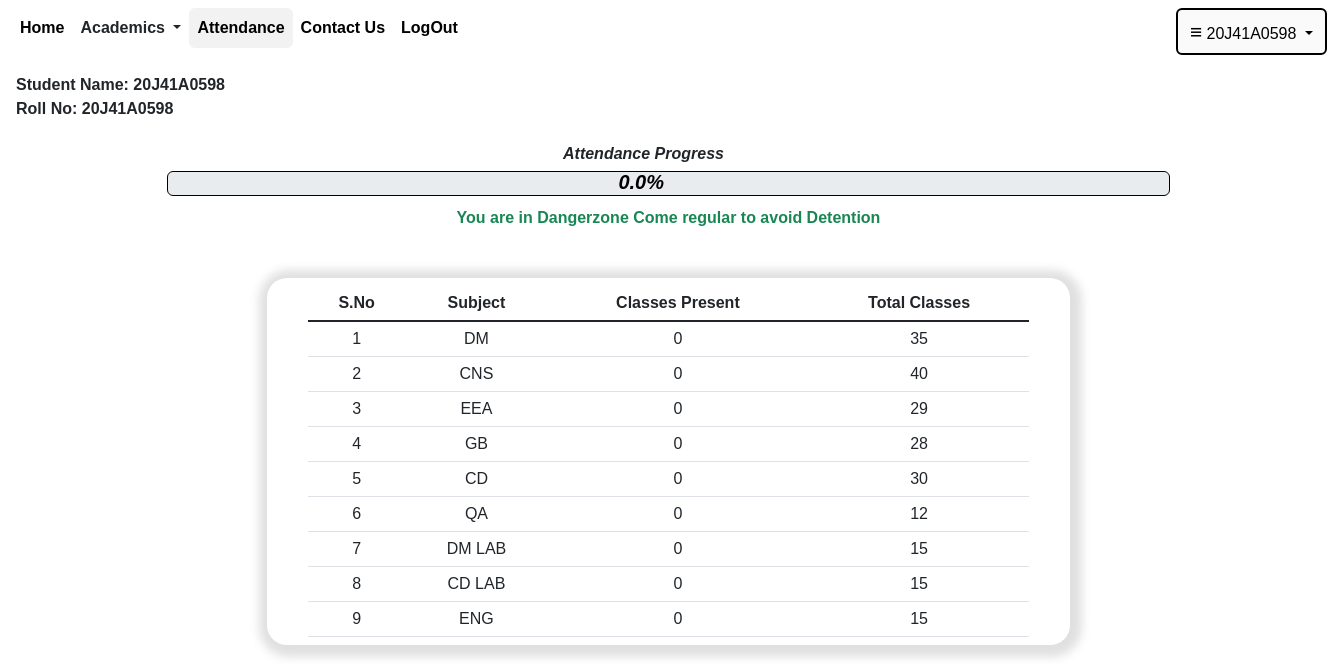
The page /attendance (signed in) on the database as committed earlier.
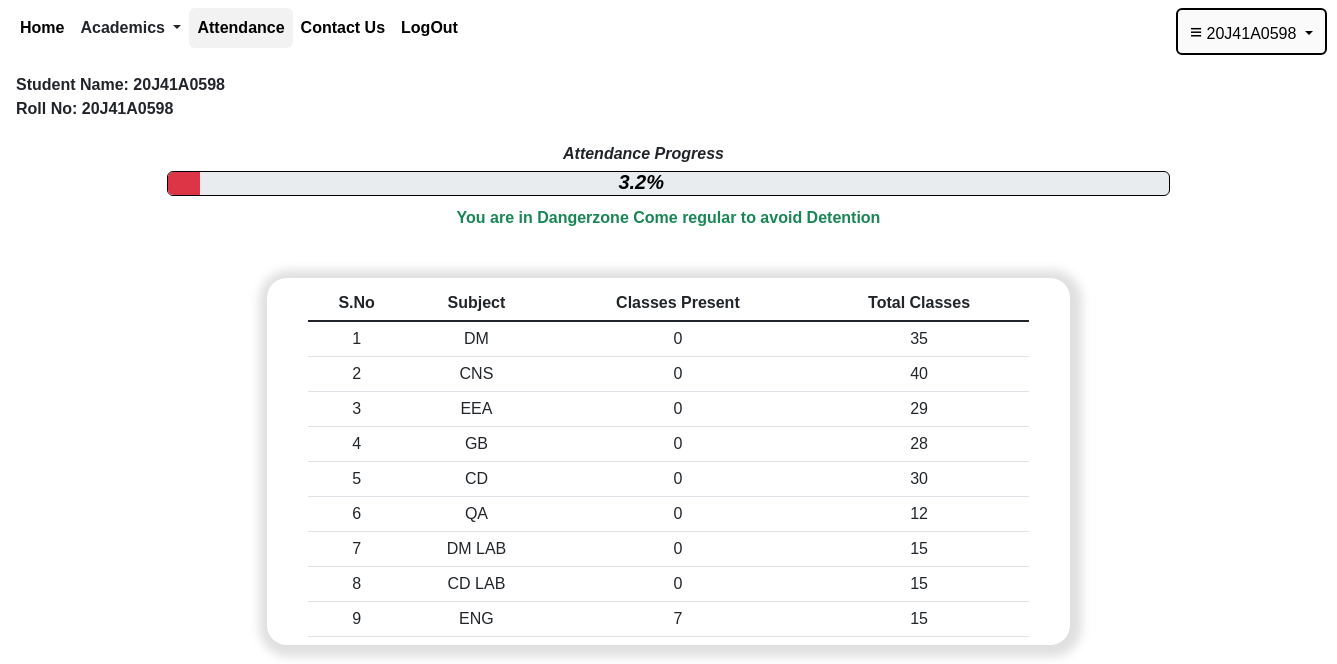
The same page on the database as committed later.
### user/models.py (models this page shows, shortened)
class Attendance(models.Model):
    username=models.ForeignKey(LoginDetails,on_delete=models.CASCADE)
    DM=models.IntegerField(default=0)
    CNS=models.IntegerField(default=0)
    EEA=models.IntegerField(default=0)
    GB=models.IntegerField(default=0)
    CD=models.IntegerField(default=0)
    QA=models.IntegerField(default=0)
    DM_LAB=models.IntegerField(default=0)
    CD_LAB=models.IntegerField(default=0)
    ENG_LAB=models.IntegerField(default=0)

class TotalAttendance(models.Model):
    Dept=models.CharField(max_length=20,default="",primary_key=True)
    DM_TOTAL=models.IntegerField(default=0)
    CNS_TOTAL=models.IntegerField(default=0)
    EEA_TOTAL=models.IntegerField(default=0)
    GB_TOTAL=models.IntegerField(default=0)
    CD_TOTAL=models.IntegerField(default=0)
    QA_TOTAL=models.IntegerField(default=0)
    DM_LAB_TOTAL=models.IntegerField(default=0)
    CD_LAB_TOTAL=models.IntegerField(default=0)
    ENG_LAB_TOTAL=models.IntegerField(default=0)

### user/views.py (the view)
# urls.py: path('attendance',views.attendance),
def attendance(request):
    uname=request.session.get('uname')
    name=request.session.get('name')
    a=TotalAttendance.objects.get(Dept="CSE")
    b=Attendance.objects.get(username=uname)
    sum1=0.0
    sum2=0.0
    for i in [b.DM,b.CNS,b.EEA,b.GB,b.CD,b.QA,b.DM_LAB,b.CD_LAB,b.ENG_LAB]:
        sum1=sum1+i
    for i in [a.DM_TOTAL,a.CNS_TOTAL,a.EEA_TOTAL,a.GB_TOTAL,a.CD_TOTAL,a.QA_TOTAL,a.DM_LAB_TOTAL,a.CD_LAB_TOTAL,a.ENG_LAB_TOTAL]:
        sum2=sum2+i
    percentage=round((sum1*100)/sum2,2)
    msg=""
    if(percentage>=65 and percentage<75):
        msg="You're Close to 75% Attendance,Come Regular to Improve"
    elif(percentage>=75):
        msg="Hurray!!You are Elgible for Attending Exams"
    elif(percentage<65):
        msg="You are in Dangerzone Come regular to avoid Detention"
    ans=round(percentage,2)
    return render(request,'attendance.html',{'uname':uname,'name':name,'a':a,'b':b,'msg':msg,'percentage':ans,'v1':ans})

### user/templates/attendance.html (shortened to what this page needs)
{% extends 'base.html' %}
{% block content %}
<p style="margin-top:10px; display:inline-block" class=" mx-3">
<strong>
    Student Name: {{name}} <br>
    Roll No: {{uname}}
</strong>
  </p>
<br>
<center>
    <p class="" style="display:inline-block;margin-bottom:5px;font-style:italic;">
        <b>Attendance Progress</b>
      </p>
        <p style="display:inline-block;position:relative;top:30px;right:110px;font-size:20px;color:black;margin:0px;padding:0px;"><i><b>{{percentage}}%</b></i></p>
<div class="progress-stacked" style="width:75%;height:25px;margin-bottom:10px;border: 1px solid black">
    <div class="progress" role="progressbar" aria-label="Segment one" aria-valuenow="33" aria-valuemin="0" aria-valuemax="100" style="width: {{v1}}%;height:25px;">
      {% if v1 < 40 %}
      <div class="progress-bar bg-danger"></div>
      {% elif v1 < 70 %}
      <div class="progress-bar bg-warning"></div>
      {% elif v1 >= 70%}
      <div class="progress-bar bg-success"></div>
      {% endif %}
    </div>
  </div>
  <strong class="text-success">{{msg}}</strong>
  <br>
  <div class="mx-2 my-5 midd cont" style="border-radius:20px;">
<table class="table mx-3 my-2 table-hover tab">
    <thead>
      <tr>
        <th scope="col">S.No</th>
        <th>Subject</th>
        <th>Classes Present</th>
        <th>Total Classes</th>
      </tr>
    </thead>
    <tbody class="table-group-divider">
      <tr>
        <td>1</td>
        <td>DM</td>
        <td>{{b.DM}}</td>
        <td>{{a.DM_TOTAL}}</td>
      </tr>
      <tr>
        <td>2</td>
        <td>CNS</td>
        <td>{{b.CNS}}</td>
        <td>{{a.CNS_TOTAL}}</td>
      </tr>
      <tr>
        <td>3</td>
        <td>EEA</td>
        <td>{{b.EEA}}</td>
        <td>{{a.EEA_TOTAL}}</td>
      </tr>
      <tr>
        <td>4</td>
        <td>GB</td>
        <td>{{b.GB}}</td>
        <td>{{a.GB_TOTAL}}</td>
      </tr>
      <tr>
        <td>5</td>
        <td>CD</td>
        <td>{{b.CD}}</td>
        <td>{{a.CD_TOTAL}}</td>
      </tr>
      <tr>
        <td>6</td>
        <td>QA</td>
        <td>{{b.QA}}</td>
        <td>{{a.QA_TOTAL}}</td>
      </tr>
      <tr>
        <td>7</td>
        <td>DM LAB</td>
        <td>{{b.DM_LAB}}</td>
        <td>{{a.DM_LAB_TOTAL}}</td>
      </tr>
      <tr>
        <td>8</td>
        <td>CD LAB</td>
        <td>{{b.CD_LAB}}</td>
        <td>{{a.CD_LAB_TOTAL}}</td>
      </tr>
      <tr>
        <td>9</td>
        <td>ENG</td>
        <td>{{b.ENG_LAB}}</td>
        <td>{{a.ENG_LAB_TOTAL}}</td>
      </tr>
    </tbody>
  </table>
</div>
</center>
   {% endblock %}

### user/templates/base.html (shortened to what this page needs)
<html>
<head>
    <link href="https://cdn.jsdelivr.net/npm/bootstrap@5.3.0-alpha1/dist/css/bootstrap.min.css" rel="stylesheet">
  </head>
<body style="background-color:#fff;">
  <nav class="navbar navbar-expand-lg sticky-top navi" style="width:100vw;">
        <div class="container-fluid">
          <div class="collapse navbar-collapse" id="navbarNav">
            <ul class="navbar-nav home">
              <li class="nav-item">
                <a class="nav-link btn" id="home" style="color:black;border:0px;" href="/index"><strong>Home</strong></a>
              </li>
              <center>
              <li class="nav-item dropdown">
                <a class="nav-link dropdown-toggle text-dark dropitem" href="#" style="border-radius:10px;" id="academics" role="button" data-bs-toggle="dropdown" aria-expanded="false">
                  <strong>Academics</strong>
                </a>
              </li>
            </center>
              <li class="nav-item">
                <a class="nav-link btn" id="attendance"style="color:black;border:0px;" href="/attendance"><strong>Attendance</strong></a>
              </li>
              <li class="nav-item">
                <a class="nav-link btn" id="contactus"style="color:black;border:0px;" href="/contactus"><strong>Contact Us</strong></a>
              </li>
              <li class="nav-item">
                <a class="nav-link btn" id="logout"style="color:black;border:0px;" href="/logout" id="liveToastBtn"><strong>LogOut</strong></a>
              </li>
              <li class="nav-item dropdown logout profile" style="position:relative;left:710px; background-color:orange; border-radius:20px;">
                <button class="btn dropdown-toggle text-dark;" data-bs-toggle="dropdown" style="background-color:#fafafa;border:2px solid black;"aria-expanded="false">
                 <p style="font-size:130%;display:inline;">&equiv;</p> {{uname}}
                </button>
              </li>
            </ul>
          </div>
        </div>
      </nav>
      {% block content %}
      {% endblock %}
    </body>
</html>

Rows that differ between the two databases and show on the page:
changed Attendance: ENG_LAB "0" → "7"
Other text that changed with them:
{{ percentage }}: "0.0" → "3.2"
